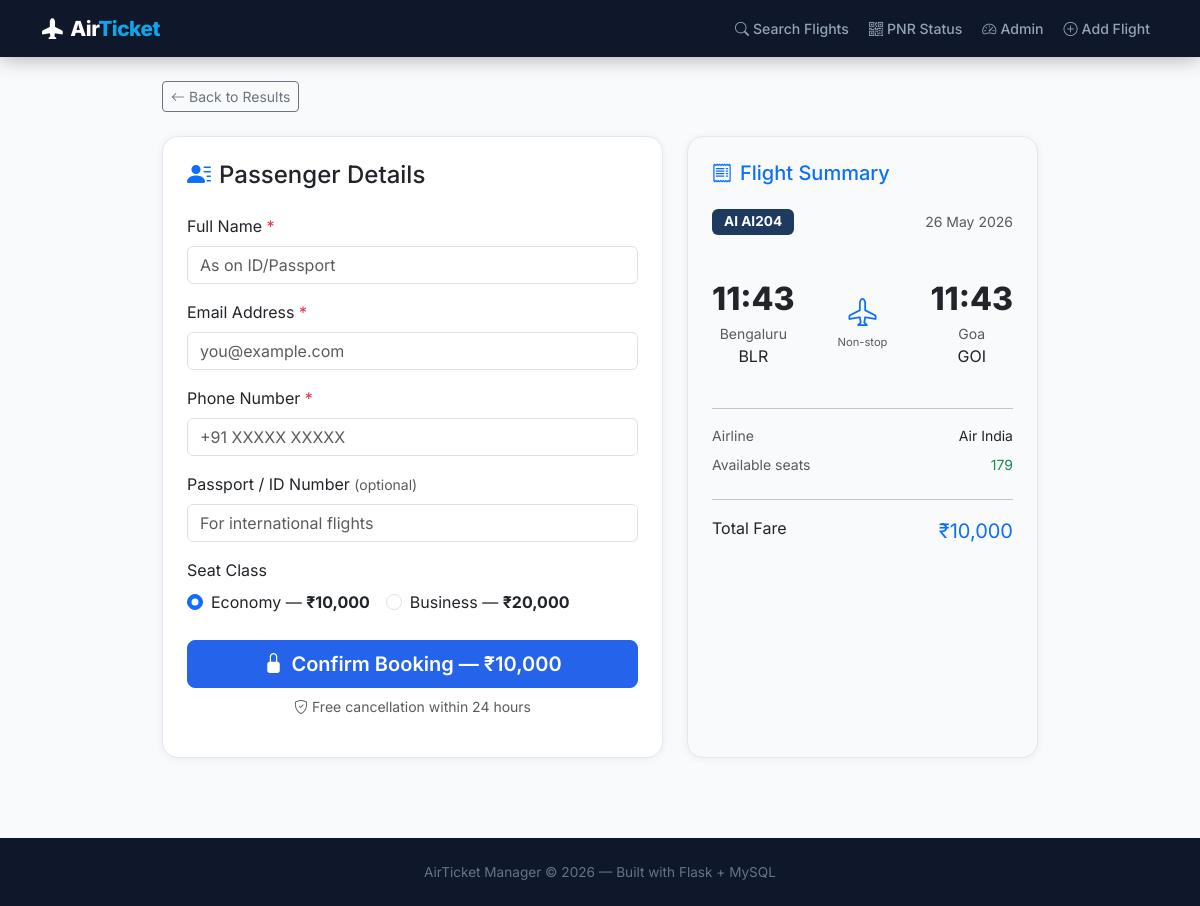
The page /book/2 on the database its author committed.
### tables this page shows
CREATE TABLE flights (
    id INTEGER PRIMARY KEY AUTOINCREMENT,
    flight_number TEXT NOT NULL,
    airline_id INTEGER NOT NULL,
    origin_id INTEGER NOT NULL,
    destination_id INTEGER NOT NULL,
    departure_time TEXT NOT NULL,
    arrival_time TEXT NOT NULL,
    total_seats INTEGER NOT NULL DEFAULT 180,
    available_seats INTEGER NOT NULL DEFAULT 180,
    price_economy REAL NOT NULL,
    price_business REAL NOT NULL,
    status TEXT DEFAULT 'scheduled',

    FOREIGN KEY (airline_id) REFERENCES airlines(id),
    FOREIGN KEY (origin_id) REFERENCES airports(id),
    FOREIGN KEY (destination_id) REFERENCES airports(id)
);

CREATE TABLE airlines (
    id INTEGER PRIMARY KEY AUTOINCREMENT,
    code TEXT NOT NULL UNIQUE,
    name TEXT NOT NULL,
    country TEXT NOT NULL
);

CREATE TABLE airports (
    id INTEGER PRIMARY KEY AUTOINCREMENT,
    iata_code TEXT NOT NULL UNIQUE,
    name TEXT NOT NULL,
    city TEXT NOT NULL,
    country TEXT NOT NULL
);

### app.py (the view, shortened to what this page needs)
@app.route("/book/<int:flight_id>", methods=["GET", "POST"])
def book(flight_id):
    sql = """
        SELECT f.*, al.name AS airline_name, al.code AS airline_code,
               orig.iata_code AS origin_code, orig.city AS origin_city,
               dest.iata_code AS dest_code, dest.city AS dest_city,
               f.price_economy, f.price_business
        FROM flights f
        JOIN airlines al   ON f.airline_id      = al.id
        JOIN airports orig ON f.origin_id        = orig.id
        JOIN airports dest ON f.destination_id   = dest.id
        WHERE f.id = ?
    """
    flight = query(sql, (flight_id,), fetchone=True)
    if not flight:
        flash("Flight not found.", "danger")
        return redirect(url_for("index"))
    seat_class = request.args.get("seat_class", "economy")
    price = float(flight["price_economy"] if seat_class == "economy" else flight["price_business"])
    return render_template("book.html", flight=flight, seat_class=seat_class, price=price)

### app.py (called while the page is built)
def parse_datetime(value):
    if not value or isinstance(value, datetime):
        return value
    for fmt in ("%Y-%m-%d %H:%M", "%Y-%m-%d %H:%M:%S", "%Y-%m-%dT%H:%M"):
        try:
            return datetime.strptime(value, fmt)
        except ValueError:
            pass
    return value

def row_to_dict(row):
    if row is None:
        return None
    data = dict(row)
    for field in ("departure_time", "arrival_time", "booked_at", "created_at"):
        if field in data:
            data[field] = parse_datetime(data[field])
    return data

def query(sql, params=(), fetchone=False, fetchall=False, commit=False):
    conn = sqlite3.connect(DB_PATH)
    conn.row_factory = sqlite3.Row
    try:
        cur = conn.cursor()
        cur.execute(sql, params)
        if commit:
            conn.commit()
            return cur.lastrowid
        if fetchone:
            return row_to_dict(cur.fetchone())
        if fetchall:
            return [row_to_dict(row) for row in cur.fetchall()]
        return None
    finally:
        conn.close()

### templates/book.html (shortened to what this page needs)
{% extends "base.html" %}
{% block content %}
<div class="container mt-4" style="max-width:900px;">
  <a href="javascript:history.back()" class="btn btn-outline-secondary btn-sm mb-4">
    <i class="bi bi-arrow-left me-1"></i>Back to Results
  </a>
  <div class="row g-4">
    <div class="col-md-7">
      <div class="card p-4">
        <h4 class="fw-800 mb-4"><i class="bi bi-person-lines-fill me-2 text-primary"></i>Passenger Details</h4>
        <form method="POST">
          <div class="mb-3">
            <label class="form-label fw-600">Full Name <span class="text-danger">*</span></label>
            <input type="text" name="full_name" class="form-control" placeholder="As on ID/Passport" required>
          </div>
          <div class="mb-3">
            <label class="form-label fw-600">Email Address <span class="text-danger">*</span></label>
            <input type="email" name="email" class="form-control" placeholder="you@example.com" required>
          </div>
          <div class="mb-3">
            <label class="form-label fw-600">Phone Number <span class="text-danger">*</span></label>
            <input type="tel" name="phone" class="form-control" placeholder="+91 XXXXX XXXXX" required>
          </div>
          <div class="mb-3">
            <label class="form-label fw-600">Passport / ID Number <span class="text-muted small">(optional)</span></label>
            <input type="text" name="passport_no" class="form-control" placeholder="For international flights">
          </div>
          <div class="mb-4">
            <label class="form-label fw-600">Seat Class</label>
            <div class="d-flex gap-3">
              <div class="form-check">
                <input class="form-check-input" type="radio" name="seat_class" id="eco" value="economy"
                       {% if seat_class == 'economy' %}checked{% endif %} onchange="updatePrice(this.value)">
                <label class="form-check-label" for="eco">
                  Economy &mdash; <strong>₹{{ "{:,.0f}".format(flight.price_economy) }}</strong>
                </label>
              </div>
              <div class="form-check">
                <input class="form-check-input" type="radio" name="seat_class" id="biz" value="business"
                       {% if seat_class == 'business' %}checked{% endif %} onchange="updatePrice(this.value)">
                <label class="form-check-label" for="biz">
                  Business &mdash; <strong>₹{{ "{:,.0f}".format(flight.price_business) }}</strong>
                </label>
              </div>
            </div>
          </div>
          <button type="submit" class="btn btn-primary btn-lg w-100 fw-700">
            <i class="bi bi-lock-fill me-2"></i>Confirm Booking &mdash; ₹<span id="total">{{ "{:,.0f}".format(price) }}</span>
          </button>
          <p class="text-muted text-center small mt-2">
            <i class="bi bi-shield-check me-1"></i>Free cancellation within 24 hours
          </p>
        </form>
      </div>
    </div>
    <div class="col-md-5">
      <div class="card p-4 h-100" style="background:#f8fafc;">
        <h5 class="fw-800 mb-4 text-primary"><i class="bi bi-receipt me-2"></i>Flight Summary</h5>
        <div class="d-flex justify-content-between align-items-center mb-3">
          <span class="badge" style="background:#1e3a5f;color:white;font-size:0.85rem;padding:6px 12px;">
            {{ flight.airline_code }} {{ flight.flight_number }}
          </span>
          <span class="text-muted small">{{ flight.departure_time.strftime('%d %b %Y') }}</span>
        </div>
        <div class="text-center my-4">
          <div class="d-flex justify-content-between align-items-center">
            <div>
              <div style="font-size:2rem;font-weight:800;">{{ flight.departure_time.strftime('%H:%M') }}</div>
              <div class="text-muted small">{{ flight.origin_city }}</div>
              <div class="fw-700">{{ flight.origin_code }}</div>
            </div>
            <div class="text-center px-3">
              <i class="bi bi-airplane text-primary fs-3"></i>
              <div class="text-muted" style="font-size:0.7rem;white-space:nowrap;">Non-stop</div>
            </div>
            <div>
              <div style="font-size:2rem;font-weight:800;">{{ flight.arrival_time.strftime('%H:%M') }}</div>
              <div class="text-muted small">{{ flight.dest_city }}</div>
              <div class="fw-700">{{ flight.dest_code }}</div>
            </div>
          </div>
        </div>
        <hr>
        <div class="d-flex justify-content-between small mb-2">
          <span class="text-muted">Airline</span>
          <span class="fw-600">{{ flight.airline_name }}</span>
        </div>
        <div class="d-flex justify-content-between small mb-2">
          <span class="text-muted">Available seats</span>
          <span class="fw-600 {% if flight.available_seats < 20 %}text-danger{% else %}text-success{% endif %}">
            {{ flight.available_seats }}
          </span>
        </div>
        <hr>
        <div class="d-flex justify-content-between">
          <span class="fw-700">Total Fare</span>
          <span class="fw-800 text-primary fs-5">₹<span id="summary-total">{{ "{:,.0f}".format(price) }}</span></span>
        </div>
      </div>
    </div>
  </div>
</div>
{% endblock %}

### templates/base.html (style rules this page uses)
* { font-family: 'Inter', sans-serif; }
:root { --primary: #2563eb; --primary-dark: #1d4ed8; --accent: #0ea5e9; --dark: #0f172a; --surface: #f8fafc; --card: #ffffff; }
body { background: var(--surface); color: #1e293b; }
.card { border: 1px solid #e2e8f0; border-radius: 16px; box-shadow: 0 1px 8px rgba(0,0,0,0.06); }
.btn-primary { background: var(--primary); border-color: var(--primary); font-weight: 600; }

### rows shown on the page
flights: price_economy "10,000", price_business "20,000", flight_number "AI204", departure_time "26 May 2026", available_seats "179"
airlines: airline_code "AI", airline_name "Air India"
airports: origin_city "Bengaluru", origin_code "BLR"
airports: dest_city "Goa", dest_code "GOI"

### other values the page prints
{{ flight.departure_time.strftime('%H:%M') }} "11:43"
{{ flight.arrival_time.strftime('%H:%M') }} "11:43"
